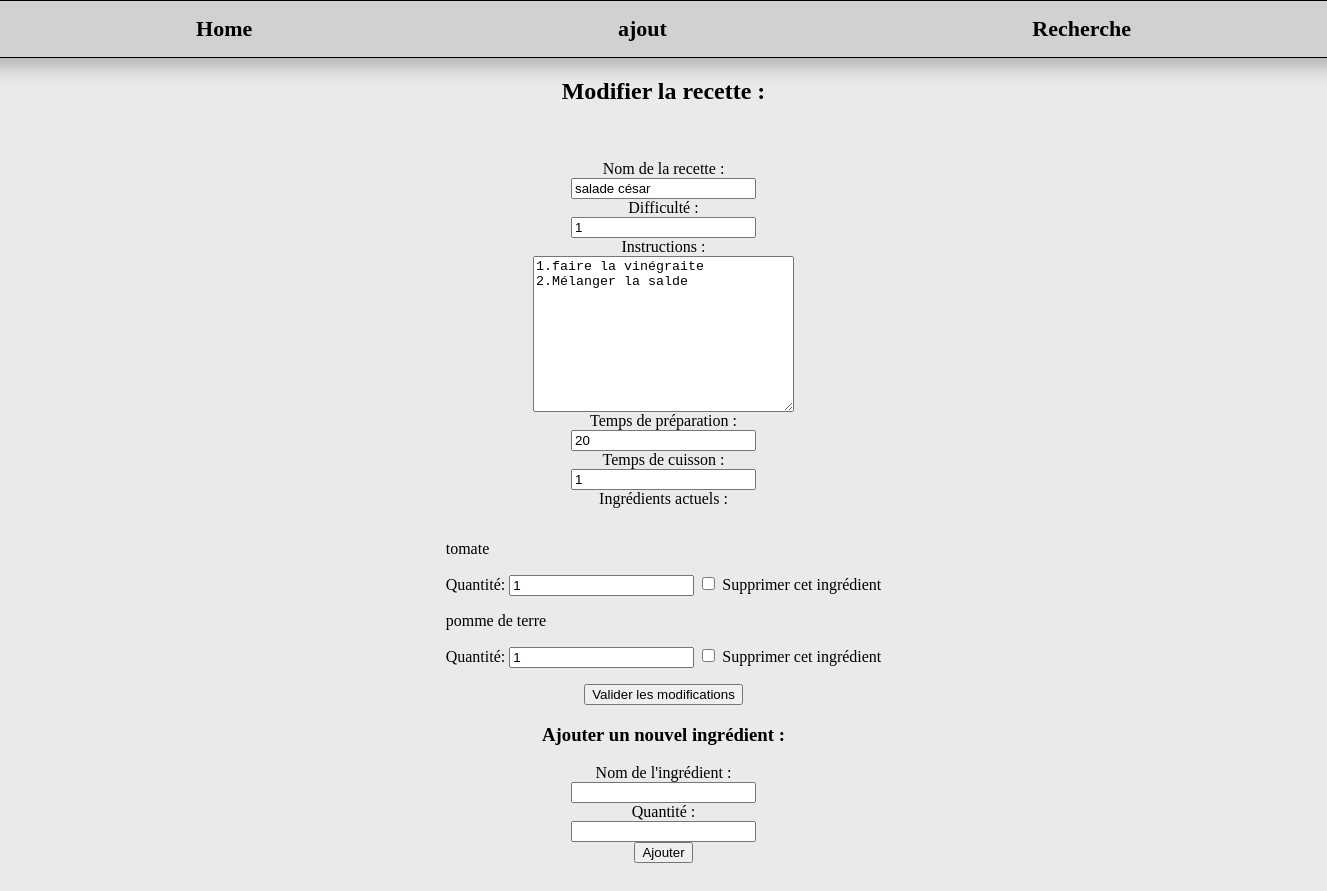
/src/component/updateRecette.php?id=54, run on the app's committed database.
### tables this page shows
CREATE TABLE `recettes` (
  `id` int(11) NOT NULL AUTO_INCREMENT,
  `nom_recette` varchar(255) NOT NULL,
  `instruction` text NOT NULL,
  `temps_preparation` int(11) NOT NULL,
  `temps_cuisson` int(11) NOT NULL,
  `difficulte` int(11) NOT NULL,
  `categories_id` int(11) NOT NULL,
  PRIMARY KEY (`id`)
);

CREATE TABLE `ingredients` (
  `ingredient_id` int(11) NOT NULL AUTO_INCREMENT,
  `nom_ingredient` varchar(255) DEFAULT NULL,
  `unite_mesure` varchar(50) DEFAULT NULL,
  PRIMARY KEY (`ingredient_id`)
);

### src/recette/RecetteDAO.php (called while the page is built, shortened)
<?php
require_once 'Recette.php';
class RecetteDAO{
    private $pdo;
    public function __construct($pdo){
        $this->pdo = $pdo;
    }
    public function getRecetteById($id){
        $stmt = $this->pdo->prepare("SELECT * FROM recettes WHERE id = :id");
        $stmt->execute(['id' => $id]);
        $result = $stmt->fetch(PDO::FETCH_ASSOC);
        $ingredients = $this->getIngredientsRecette($id);
        $ingredientIds = [];
        foreach ($ingredients as $ingredient) {
            $ingredientIds[] = $ingredient['id'];
        }
        $recette = new Recette(
            $result['id'],
            $result['nom_recette'],
            $result['instruction'],
            $result['temps_preparation'],
            $result['temps_cuisson'],
            $result['difficulte'],
            $result['categories_id'],
            $ingredientIds
        );
        return $recette;
    }
    public function getIngredientsRecette($id)
    {
        $stmt = $this->pdo->prepare("SELECT * FROM recette_ingredients WHERE recette_id = :id");
        $stmt->execute(['id' => $id]);
        $result = $stmt->fetchAll(PDO::FETCH_ASSOC);
        $ingredients = [];
        foreach ($result as $row) {
            $ingredient = ['id' => $row['ingredient_id'], 'quantite' => $row['Quantite'], 'recette_id'=> $row['recette_id']];
            array_push($ingredients, $ingredient);
        }
        return $ingredients;
    }
}
?>

### src/recette/Recette.php (called while the page is built, shortened)
<?php
class Recette{
    private $id;
    private $nom_recette;
    private $instruction;
    private $temps_preparation;
    private $temps_cuisson;
    private $difficulte;
    public function __construct($id, $nom_recette, $instruction, $temps_preparation, $temps_cuisson, $difficulte, $categorie_id, $ingredients){
        $this->id = $id;
        $this->nom_recette = $nom_recette;
        $this->instruction = $instruction;
        $this->temps_preparation = $temps_preparation;
        $this->temps_cuisson = $temps_cuisson;
        $this->difficulte = $difficulte;
    }
    public function getId(){
        return $this->id;
    }
    public function getNomRecette(){
        return $this->nom_recette;
    }
    public function getInstruction(){
        return $this->instruction;
    }
    public function getTempsPreparation(){
        return $this->temps_preparation;
    }
    public function getTempsCuisson(){
        return $this->temps_cuisson;
    }
    public function getDifficulte(){
        return $this->difficulte;
    }
}
?>

### src/ingredient/IngredientDAO.php (called while the page is built, shortened)
<?php
require_once('Ingredient.php');
class IngredientDAO{
    private $db;
    public function __construct($db){
        $this->db = $db;
    }
    public function getIngredientsById($id){
        $sql = "SELECT * FROM ingredients WHERE ingredient_id = :id";
        $stmt = $this->db->prepare($sql);
        $stmt->bindParam(':id', $id);
        $stmt->execute();
        $result = $stmt->fetch(PDO::FETCH_ASSOC);
        $ingredient = new Ingredient($result['ingredient_id'], $result['nom_ingredient'], $result['unite_mesure']);
        return $ingredient;
    }
}
?>

### src/ingredient/Ingredient.php (called while the page is built, shortened)
<?php
class Ingredient{
    private $nom_ingredient;
    public function __construct($ingredient_id, $nom_ingredient, $unite_mesure){
        $this->nom_ingredient = $nom_ingredient;
    }
    public function getNomIngredient(){
        return $this->nom_ingredient;
    }
}
?>

### src/component/updateRecette.php (the view, shortened to what this page needs)
<?php
require_once '../recette/RecetteDAO.php';
require_once '../ingredient/IngredientDAO.php';
global $bdd;
$recetteDAO = new RecetteDAO($bdd);
$ingredientDAO = new IngredientDAO($bdd);
function getRecette($recetteDAO, $ingredientDAO)
{
    if (isset($_GET['id'])) {
        $id = $_GET['id'];
        $id = intval($id);
        $recette = $recetteDAO->getRecetteById($id);
        return $recette;
    }
}
function sanitizeInput($input)
{
    $input = trim($input);
    $input = stripslashes($input);
    $input = htmlspecialchars($input);
    return $input;
}
?>
<!DOCTYPE html>
<html lang="fr">
<head>
    <link rel="stylesheet" href="../../Css/index.css">
</head>
<body>
<header>
        <a href="../../index.php">Home</a>
        <a href="ajout.php">ajout</a>
        <a href="shearchBar.php">Recherche</a>
    </header>
    <?php
    $recette = getRecette($recetteDAO, $ingredientDAO);
    if (!empty($recette)) :
        $ingredients = $recetteDAO->getIngredientsRecette($recette->getId());
    ?>
        <h2>Modifier la recette :</h2>
        <div class="formulaire">
        <form action="updateRecette.php?id=<?php echo $recette->getId(); ?>" method="post">
        <div class="input-recette">
            <label for="nomRecette">Nom de la recette :</label>
            <input type="text" id="nomRecette" name="nomRecette" value="<?php echo sanitizeInput($recette->getNomRecette()); ?>" required>
            <label for="difficulte">Difficulté :</label>
            <input type="text" id="difficulte" name="difficulte" value="<?php echo sanitizeInput($recette->getDifficulte()); ?>" required>
            <label for="instructions">Instructions :</label>
            <textarea name="instructions" id="instructions" cols="30" rows="10" required><?php echo sanitizeInput($recette->getInstruction()); ?></textarea>
            <label for="tempsPreparation">Temps de préparation :</label>
            <input type="text" id="tempsPreparation" name="tempsPreparation" value="<?php echo sanitizeInput($recette->getTempsPreparation()); ?>" required>
            <label for="tempsCuisson">Temps de cuisson :</label>
            <input type="text" id="tempsCuisson" name="tempsCuisson" value="<?php echo sanitizeInput($recette->getTempsCuisson()); ?>" required>
            <label for="ingredientsActuels">Ingrédients actuels :</label>
            <ul>
                <?php foreach ($ingredients as $ingredient): ?>
                    <?php
                    $id = $ingredient['id'];
                    $id = intval($id);
                    $getIngredient = $ingredientDAO->getIngredientsById($id);
                    ?>
                    <li>
                        <p><?php echo $getIngredient->getNomIngredient(); ?></p>
                        <label for="quantite_<?php echo $id; ?>">Quantité:</label>
                        <input type="text" name="quantites[]" id="quantite_<?php echo $id; ?>" value="<?php echo isset($ingredient['quantite']) ? intval($ingredient['quantite']) : ''; ?>" required>
                        <input type="checkbox" name="delete_ingredients[<?php echo $id; ?>]" id="delete_ingredient_<?php echo $id; ?>" value="1">
                        <label for="delete_ingredient_<?php echo $id; ?>">Supprimer cet ingrédient</label>
                    </li>
                <?php endforeach; ?>
            </ul>
            <input type="submit" name="submit" value="Valider les modifications">
            </div>
        </form>
        <form action="updateRecette.php?id=<?php echo $recette->getId(); ?>" method="post">
        <div class="input-recette">
            <h3>Ajouter un nouvel ingrédient :</h3>
            <label for="nouvelIngredient">Nom de l'ingrédient :</label>
            <input type="text" id="nouvelIngredient" name="nouvelIngredient" required>
            <label for="quantiteNouvelIngredient">Quantité :</label>
            <input type="text" id="quantiteNouvelIngredient" name="quantiteNouvelIngredient" required>
            <input type="submit" name="ajouterIngredient" value="Ajouter">
            </div>
        </form>
        </div>
    <?php else : ?>
        <p>Aucune recette trouvée.</p>
    <?php endif; ?>
</body>
</html>

### Css/index.css (style rules this page uses)
body { margin: 0; padding: 0; display: flex; flex-direction: column; justify-content: center; align-items: center; overflow-x: hidden; background-color: #eaeaea; }
header { border: 1px solid black; height: 3.5em; width: 98%; display: flex; justify-content: space-around; align-items: center; padding: 0 8em; box-shadow: 2px 4px 18px 5px rgba(0, 0, 0, 0.242); background-color: rgba(0, 0, 0, 0.104); }
header a { text-decoration: none; color: rgb(0, 0, 0); font-size: 22px; font-weight: bold; transition: all 0.5s ease-in-out; }
ul { list-style-type: none; padding: 0; }
.formulaire { margin: 25px 0; padding: 10px; width: 90%; }
.input-recette { display: flex; flex-direction: column; align-items: center; }

### data on the page
recettes: nomRecette "salade césar", difficulte "1", instructions "1.faire la vinégraite 2.Mélanger la salde", tempsPreparation "20", tempsCuisson "1"
ingredients: nom_ingredient "tomate"
ingredients: nom_ingredient "pomme de terre"
